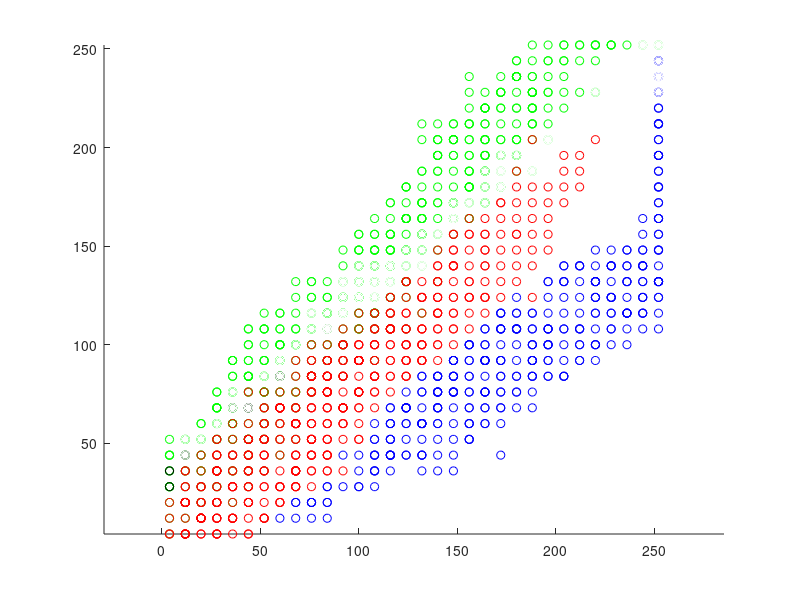

MATLAB code for this plot: (Note: this script raises an error after producing the figure.)
load('color-data/data-trunc.mat')
figure(10)
[az, el] = view;
cla;
hold on
axis equal

scatter3(green(:,1), green(:,2), green(:,3), 'g')
scatter3(  red(:,1),   red(:,2),   red(:,3), 'r')
scatter3( blue(:,1),  blue(:,2),  blue(:,3), 'b')
scatter3(black(:,1), black(:,2), black(:,3), 'k')
scatter3(white(:,1), white(:,2), white(:,3), 'w')
scatter3(yellow(:,1), yellow(:,2), yellow(:,3), 'y')
xlim([0 255])
ylim([0 255])
zlim([0 255])
xlabel('R')
ylabel('G')
zlabel('B')
grid on

ax = gca;
ax.XTick = 0:64:256;
ax.YTick = 0:64:256;
ax.ZTick = 0:64:256;

dirs = [
	{[1 -0.65 -0.65]', 16, 'r', red};
	{[-1 0.75 0.17]', 3, 'g', green};
	{[0.75 0.2 -1]', 16, 'y', yellow};
    {[-0.3 -0.9 1]', 8, 'b', blue};
	{[-1 -1 -1]', -225, 'k', black};
]';
for dir=dirs
	[dir, off, col, data] = dir{:};
	dir = dir / norm(dir);
	
	[r, g, b] = plane_surf(dir, off, 256 * sqrt(3));
	
	s = surf(r, g, b, 'FaceColor', col, 'FaceAlpha', 0.4);
	center = [128 128 128]';
	c_plane = center - dir*(dir'*center);
	
	q = quiver3(c_plane(1), c_plane(2), c_plane(3),...
		    64*dir(1), 64*dir(2), 64*dir(3),...
			'Color', col);
	q.LineWidth = 2;
	q.MaxHeadSize = 8;
	
	ok = dir'*double(data') > off;
	ok_pct = 100*mean(ok);
	
	fprintf('%c: %.2fr + %.2fg + %.2fb > %d (%.2f%%)\n', ...
		col, dir(1), dir(2), dir(3), off, ok_pct)

end

view(az, el)


